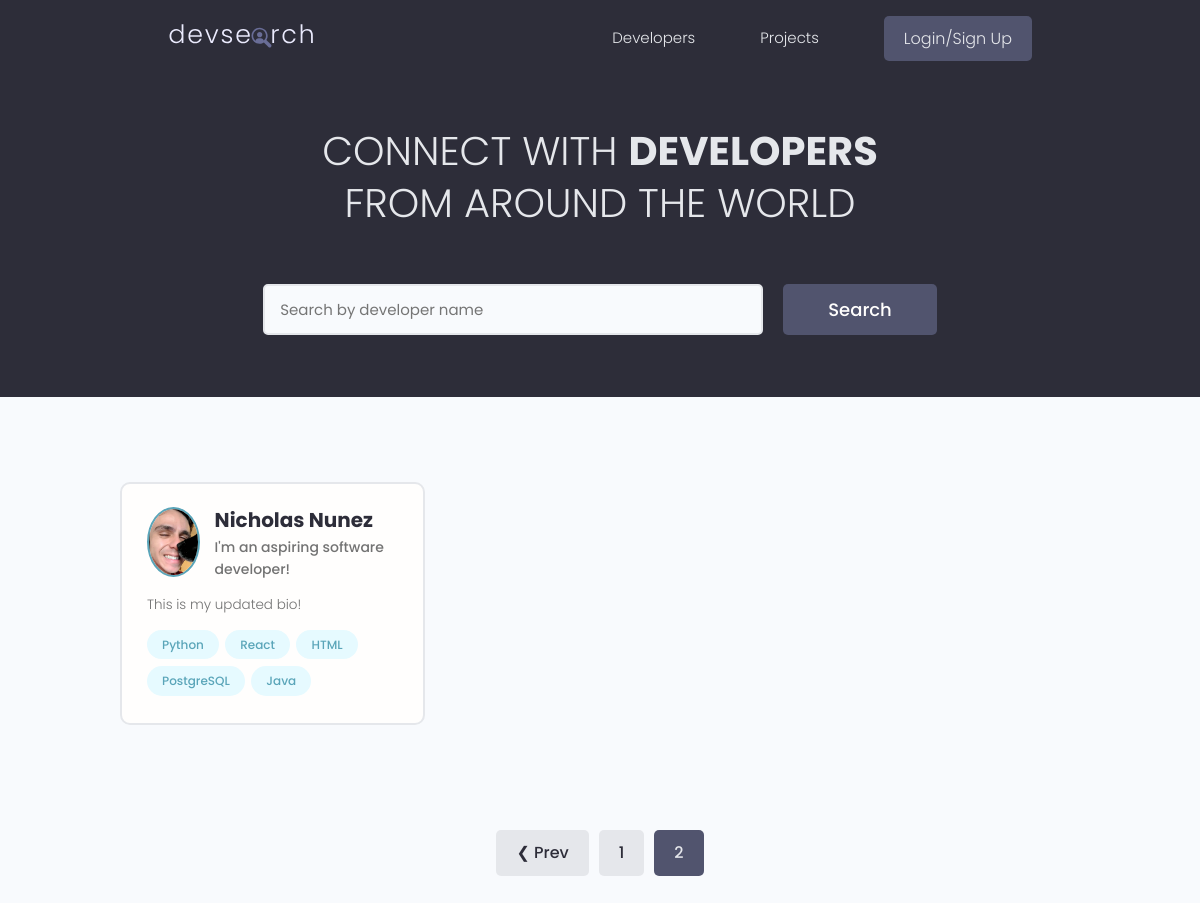
The app's page /?page=2, older data.
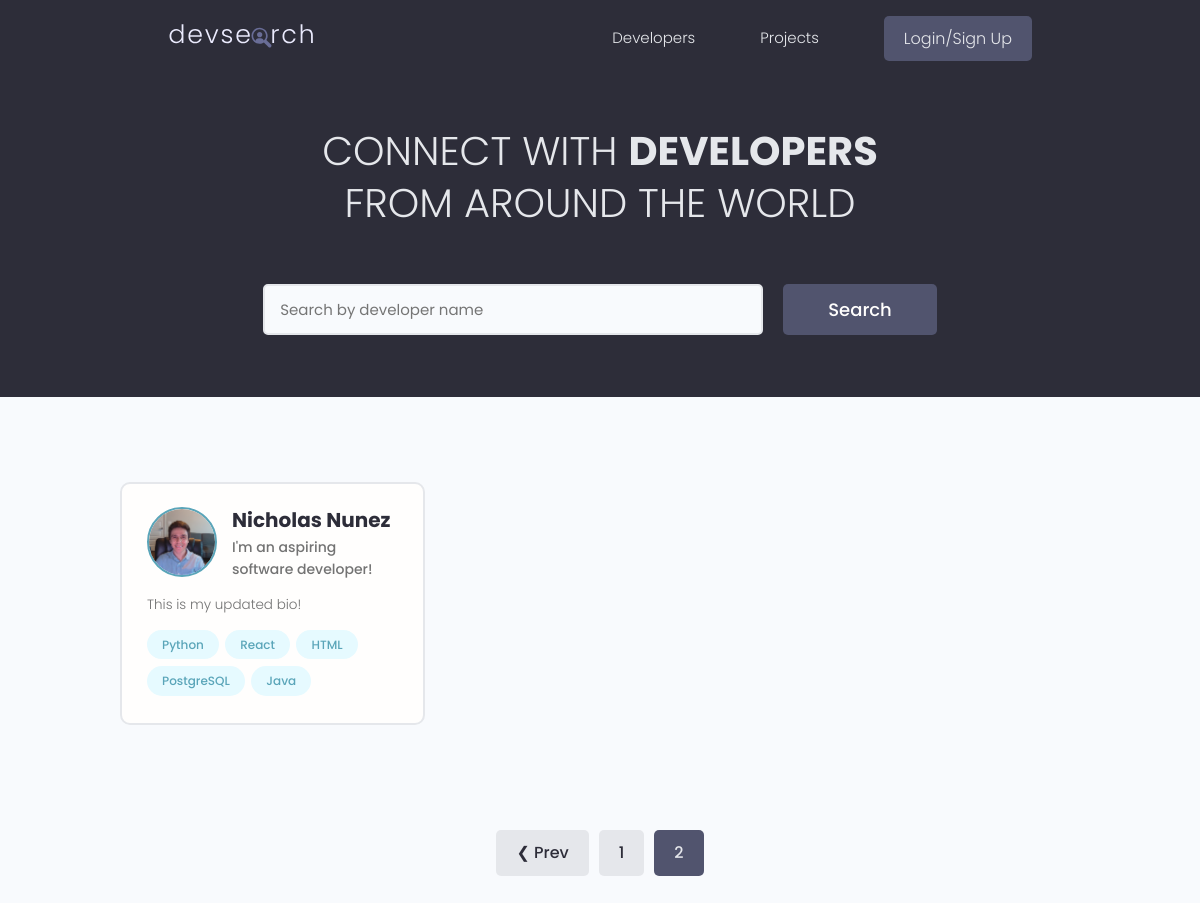
The same page, newer data.
### users/models.py (models this page shows, shortened)
class Profile(models.Model):
    user = models.OneToOneField(User, on_delete=models.CASCADE, null=True, blank=True)
    name = models.CharField(max_length=200, null=True, blank=True)
    email = models.EmailField(max_length=500, null=True, blank=True)
    username = models.CharField(max_length=200, null=True, blank=True)
    location = models.CharField(max_length=200, null=True, blank=True)
    short_intro = models.CharField(max_length=500, null=True, blank=True)
    bio = models.TextField(null=True, blank=True)
    profile_image = models.ImageField(null=True, blank=True, upload_to='profiles/', default='profiles/user-default.png')
    social_github = models.CharField(max_length=200, null=True, blank=True)
    social_twitter = models.CharField(max_length=200, null=True, blank=True)
    social_stackoverflow = models.CharField(max_length=200, null=True, blank=True)
    social_linkedin = models.CharField(max_length=200, null=True, blank=True)
    social_youtube = models.CharField(max_length=200, null=True, blank=True)
    social_website = models.CharField(max_length=200, null=True, blank=True)
    created = models.DateTimeField(auto_now_add=True)
    id = models.UUIDField(default=uuid.uuid4, unique=True, primary_key=True, editable=False)

### users/views.py (the view)
# urls.py: path('', views.profiles, name="profiles"),
def profiles(request):
    profiles, search_query = searchProfiles(request)
    results = 1
    custom_range, profiles = paginateProfiles(request, profiles, results)
    context = {'profiles':profiles, 'search_query':search_query, 'custom_range':custom_range}
    return render(request, 'users/profiles.html', context)

### users/models.py (called while the page is built)
    def __str__(self):
        return str(self.name)

### users/utils.py (called while the page is built)
def paginateProfiles(request, profiles, results):
    page = request.GET.get('page') # The page that displays in the results
    paginator = Paginator(profiles, results)
    try:
        profiles = paginator.page(page) # The page we want to get from the query set
    except PageNotAnInteger:
        page = 1
        profiles = paginator.page(page)
    except EmptyPage:
        page = paginator.num_pages # This directs us to the last page
        profiles = paginator.page(page)
    leftIndex = int(page) - 4
    if leftIndex < 1:
        leftIndex = 1
    rightIndex = int(page) + 2
    if rightIndex > paginator.num_pages:
        rightIndex = paginator.num_pages + 1
    custom_range = range(leftIndex, rightIndex)
    return custom_range, profiles

### users/templates/users/profiles.html (shortened to what this page needs)
{% extends 'main.html' %}
{% block content %}
  <main class="home">
    <section class="hero-section text-center">
      <div class="container container--narrow">
        <div class="hero-section__box">
          <h2>CONNECT WITH <span>DEVELOPERS</span></h2>
          <h2>FROM AROUND THE WORLD</h2>
        </div>
        <div class="hero-section__search">
          <form id="serachForm" class="form" action="{% url 'profiles' %}" method="get">
            <div class="form__field">
              <input class="input input--text" id="formInput#search" type="text" name="search_query"
                placeholder="Search by developer name" value="{{ search_query }}" />
            </div>
            <input class="btn btn--sub btn--lg" type="submit" value="Search" />
          </form>
        </div>
      </div>
    </section>
    <section class="devlist">
      <div class="container">
        <div class="grid grid--three">
          {% for profile in profiles %}
          <div class="column card">
            <div class="dev">
              <a href="{% url 'profile' profile.id %}" class="card__body">
                <div class="dev__profile">
                  <img class="avatar avatar--md" src="{{ profile.profile_image.url }}" alt="image" />
                  <div class="dev__meta">
                    <h3>{{ profile.name }}</h3>
                    <h5>{{ profile.short_intro }}</h5>
                  </div>
                </div>
                <p class="dev__info">
                  {{ profile.bio | slice:"150"}}
                </p>
                <div class="dev__skills">
                  {% for skill in profile.skill_set.all|slice:"5" %}
                  <span class="tag tag--pill tag--main">
                    <small>{{ skill }}</small>
                  </span>
                  {% endfor %}
                </div>
              </a>
            </div>
          </div>
          {% endfor %}
        </div>
      </div>
    </section>
      {% include 'pagination.html' with queryset=profiles %}
  </main>
{% endblock %}

Row changes from the older to the newer data that the page shows:
changed Profile "Nicholas Nunez": profile_image: a different picture
